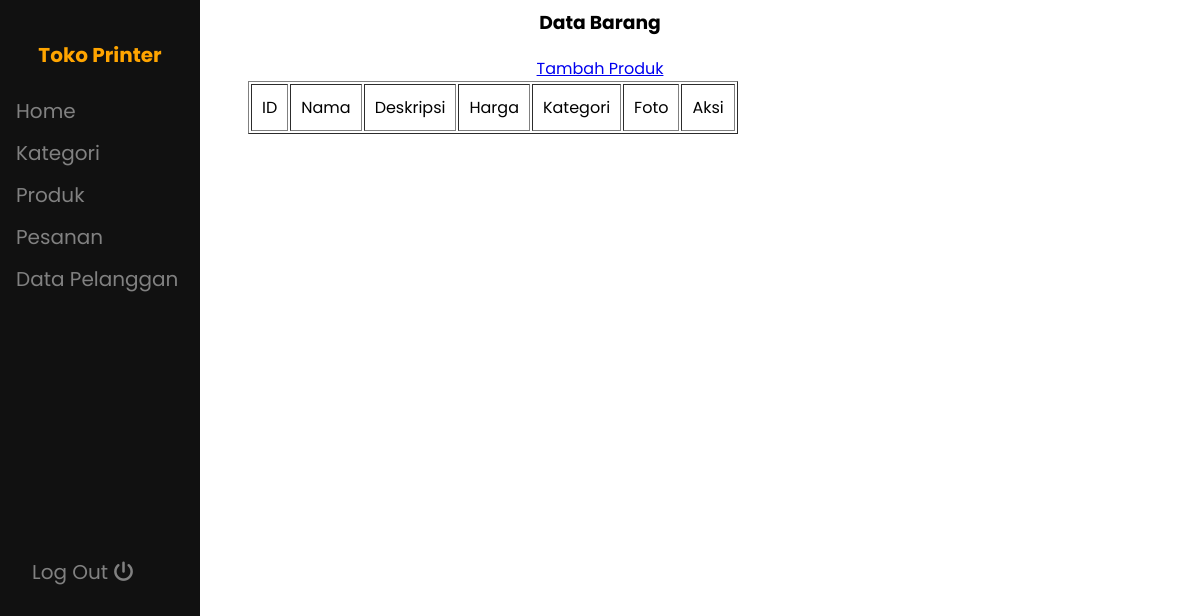
The app's page /admin/produk.php (signed in), older data.
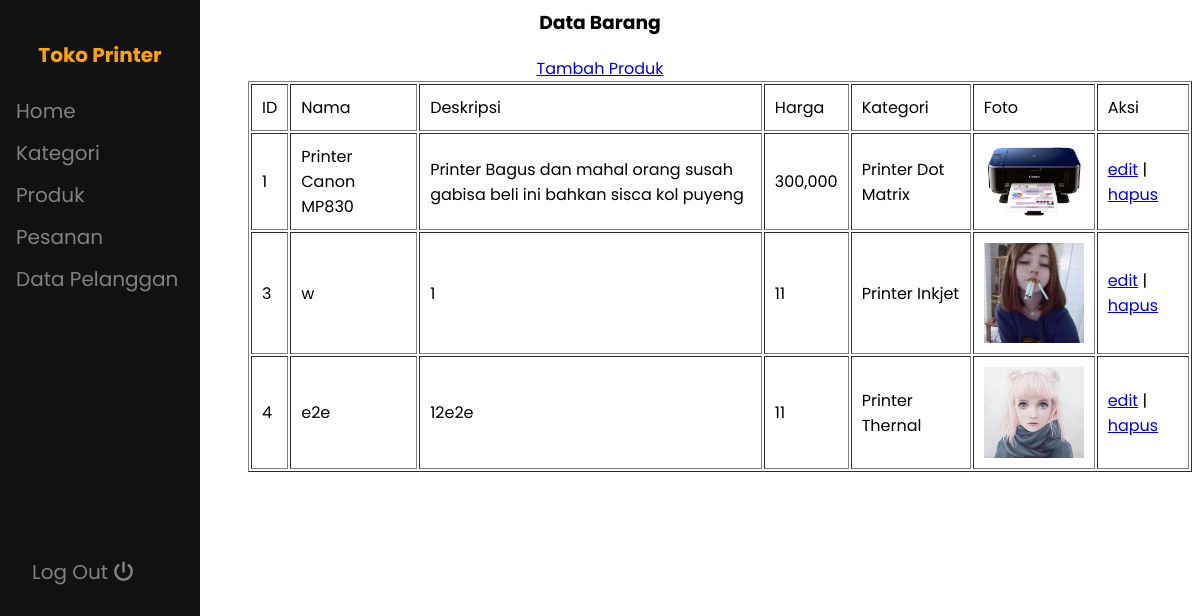
The same page, newer data.
### tables this page shows
CREATE TABLE `products` (
  `id` int(11) NOT NULL,
  `name` varchar(64) NOT NULL,
  `price` int(11) NOT NULL,
  `description` text NOT NULL,
  `id_category` int(11) NOT NULL
);

CREATE TABLE `categories` (
  `id` int(11) NOT NULL,
  `name` varchar(64) NOT NULL
);

### admin/produk.php (the view, shortened to what this page needs)
<?php
require '../koneksi.php';
$products = mysqli_query($conn, "SELECT *, products.id as idProduct, products.name as productName, categories.name as category FROM products INNER JOIN categories ON products.id_category=categories.id");
?>
<html>
    <head>
    </head>
    <body>
        <?php include '../layout/sidebar.php'; ?>
        <div style="text-align: center;">
            <h3>Data Barang</h3>
            <a href="tambah_produk.php">Tambah Produk</a>
        </div>
        <div style="margin-left:15rem">
            <table border="1">
                <tr>
                    <td>ID</td>
                    <td>Nama</td>
                    <td>Deskripsi</td>
                    <td>Harga</td>
                    <td>Kategori</td>
                    <td>Foto</td>
                    <td>Aksi</td>
                </tr>
                <?php foreach ($products as $product): ?>
                    <tr>
                        <td><?= $product['idProduct'] ?></td>
                        <td><?= $product['productName'] ?></td>
                        <td><?= $product['description'] ?></td>
                        <td><?= number_format($product['price']) ?></td>
                        <td><?= $product['category'] ?></td>
                        <td><img src="../foto/<?= $product['idProduct'] ?>.png" alt="" style="width:100px"></td>
                        <td><a href="edit_produk.php?id=<?= $product['idProduct'] ?>">edit</a> | <a href="hapus_produk.php?id=<?= $product['id'] ?>">hapus</a></td>
                    </tr>
                <?php endforeach; ?>
            </table>
        </div>
    </body>
</html>

Row changes from the older to the newer data that the page shows:
now on this page (row edited): products: id "1", name "Printer Canon MP830", description "Printer Bagus dan mahal orang susah gabisa beli ini bahkan sisca kol puyeng", price "300,000", id_category.name "Printer Dot Matrix", shows a picture
added products: id "3", name "w", description "1", price "11", id_category.name "Printer Inkjet", shows a picture
added products: id "4", name "e2e", description "12e2e", price "11", id_category.name "Printer Thernal", shows a picture
